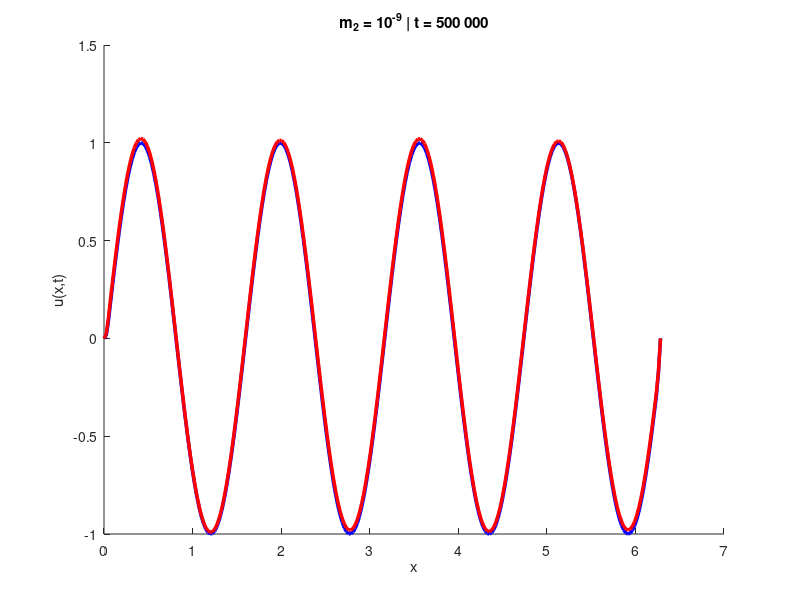

Here is the MATLAB script that generated this plot: (Note: this script raises an error after producing the figure.)
clear all; close all; clc;

function str = formatThousands(num)
    str = num2str(round(num), '%d');
    str = regexprep(str, '(\d)(?=(\d{3})+$)', '$1 ');
end

k_wave = 8;
m2 = 0.000000001;               
plot_time = 500000.007;
N = 256;
I = 2*pi;
k1 = 5;
k2 = 50;
m1 = 1;

h = I / (N + 1);
x_inner = h * (1:N)';
x_full  = [0; x_inner; I];

c_limit = I * sqrt(k1 / m1);

%% initial conditions
u0 = sin(k_wave * pi * x_inner / I);  
v0 = -c_limit * (k_wave * pi / I) * cos(k_wave * pi * x_inner / I);
a0 = zeros(N,1);

y0_exact = [u0; a0];
ydot0    = [v0; zeros(N,1)];

tspan = linspace(0, 500000, 1000);

%% Wave equation (DST)
k_vec = pi * (1:N)' / I;
omega_classic = c_limit * k_vec;

u0_hat = dst(u0);
v0_hat = dst(v0);

u_classic_inner = @(t) idst( u0_hat .* cos(omega_classic*t) + (v0_hat ./ max(omega_classic,1e-12)) .* sin(omega_classic*t) );

u_classic_fun = @(t) [0; u_classic_inner(t); 0];

%% Rate-type metamaterial (DST)
D1 = diag(1./m1);
D2 = diag(1./m2);

Lambda = diag(-k_vec.^2);
F = dst(eye(N));
A = idst(Lambda * F);

TopLeft     = (k1 * I^2) * (D1 * A);
TopRight    = D1;
BottomLeft  = -k2 * (k1 * I^2) * (D1 * A);
BottomRight = -k2 * (D1 + D2);

M = [TopLeft, eye(N)*TopRight; BottomLeft, eye(N)*BottomRight];

[V, D] = eig(full(M));
omega_meta = sqrt(-diag(D) + 1e-12i);

coeff_cos = V \ y0_exact;
coeff_sin = (V \ ydot0) ./ omega_meta;

u_meta_inner = @(t) real(V(1:N,:) * (coeff_cos .* cos(omega_meta*t) + coeff_sin .* sin(omega_meta*t)));

u_meta_fun = @(t) [0; u_meta_inner(t); 0];

%% PostScript
figure('Position',[80 80 1480 760],'Color','white');
hold on;
plot(x_full, u_classic_fun(plot_time), 'b-', 'LineWidth',2.5, 'DisplayName','Classical wave');
plot(x_full, u_meta_fun(plot_time), 'r-', 'LineWidth',2.5, 'DisplayName','Metamaterial');

xlabel('x'); ylabel('u(x,t)');
title(sprintf('m_2 = 10^{-9} | t = %s', formatThousands(plot_time)));
ax = gca;
ax.XTick = 0 : pi/2 : I;
ax.XTickLabel = {'0','\pi/2','\pi','3\pi/2','2\pi'};
ax.YTick = -1.5 : 0.5 : 1.5;
ax.YTickLabel = {'-3/2','-1','-1/2','0','1/2','1','3/2'};
ax.FontSize = 25;
ylim([-1.5 1.5]);
xlim([0 I]);
grid on;
% legend('Location','northwest');

print('-depsc2', '-r300', sprintf('comparison_one_dirichlet_10_9.eps'));

%% Video
video_filename = fullfile('videos', sprintf('comparison_dirichlet_initial.avi'));
vid = VideoWriter(video_filename, 'Uncompressed AVI');
vid.FrameRate = 30;
open(vid);

figure('Position',[80 80 1480 760],'Color','white');
for i = 1:length(tspan)
    t = tspan(i);
    clf; hold on;
    plot(x_full, u_classic_fun(t), 'b-', 'LineWidth',2.5);
    plot(x_full, u_meta_fun(t), 'r-', 'LineWidth',2.5);
    
    xlabel('x'); ylabel('u(x,t)');
    title(sprintf('Dirichlet BC | t = %s', formatThousands(t)));
    ax = gca;
    ax.XTick = 0 : pi/2 : I;
    ax.XTickLabel = {'0','\pi/2','\pi','3\pi/2','2\pi'};
    ax.YTick = -1.5 : 0.5 : 1.5;
    ax.YTickLabel = {'-3/2','-1','-1/2','0','1/2','1','3/2'};
    ax.FontSize = 25;
    ylim([-1.5 1.5]);
    xlim([0 I]);
    grid on;
    %legend('Classical wave', 'Metamaterial', 'Location','northwest');
    
    frame = getframe(gcf);
    writeVideo(vid, frame);
end
close(vid);
